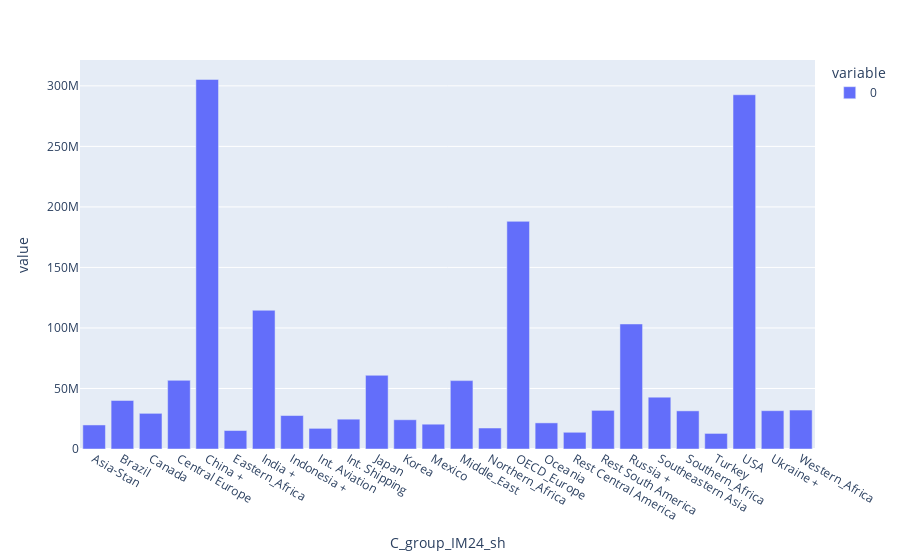

Write notebook code for a chart like this one.
### Code cell
px.bar(df_total_region_sum)

### Figure 1 — Plotly figure (JSON) as saved in the notebook; plotly's stock layout.template omitted (floating-point values rounded to 4 significant figures)
{"data": [{"alignmentgroup": "True", "hovertemplate": "variable=0<br>C_group_IM24_sh=%{x}<br>value=%{y}<extra></extra>", "legendgroup": "0", "marker": {"color": "#636efa", "pattern": {"shape": ""}}, "name": "0", "offsetgroup": "0", "orientation": "v", "showlegend": true, "textposition": "auto", "type": "bar", "x": ["Asia-Stan", "Brazil", "Canada", "Central Europe", "China +", "Eastern_Africa", "India +", "Indonesia +", "Int. Aviation", "Int. Shipping", "Japan", "Korea", "Mexico", "Middle_East", "Northern_Africa", "OECD_Europe", "Oceania", "Rest Central America", "Rest South America", "Russia +", "Southeastern Asia", "Southern_Africa", "Turkey", "USA", "Ukraine +", "Western_Africa"], "xaxis": "x", "y": [19860000.0, 40090000.0, 29460000.0, 56720000.0, 305300000.0, 15260000.0, 114600000.0, 27650000.0, 17060000.0, 24630000.0, 60880000.0, 24150000.0, 20490000.0, 56500000.0, 17340000.0, 188100000.0, 21580000.0, 13810000.0, 31910000.0, 103300000.0, 42850000.0, 31510000.0, 12870000.0, 292700000.0, 31650000.0, 32180000.0], "yaxis": "y"}], "layout": {"barmode": "relative", "legend": {"title": {"text": "variable"}, "tracegroupgap": 0}, "margin": {"t": 60}, "xaxis": {"anchor": "y", "domain": [0, 1], "title": {"text": "C_group_IM24_sh"}}, "yaxis": {"anchor": "x", "domain": [0, 1], "title": {"text": "value"}}}}
